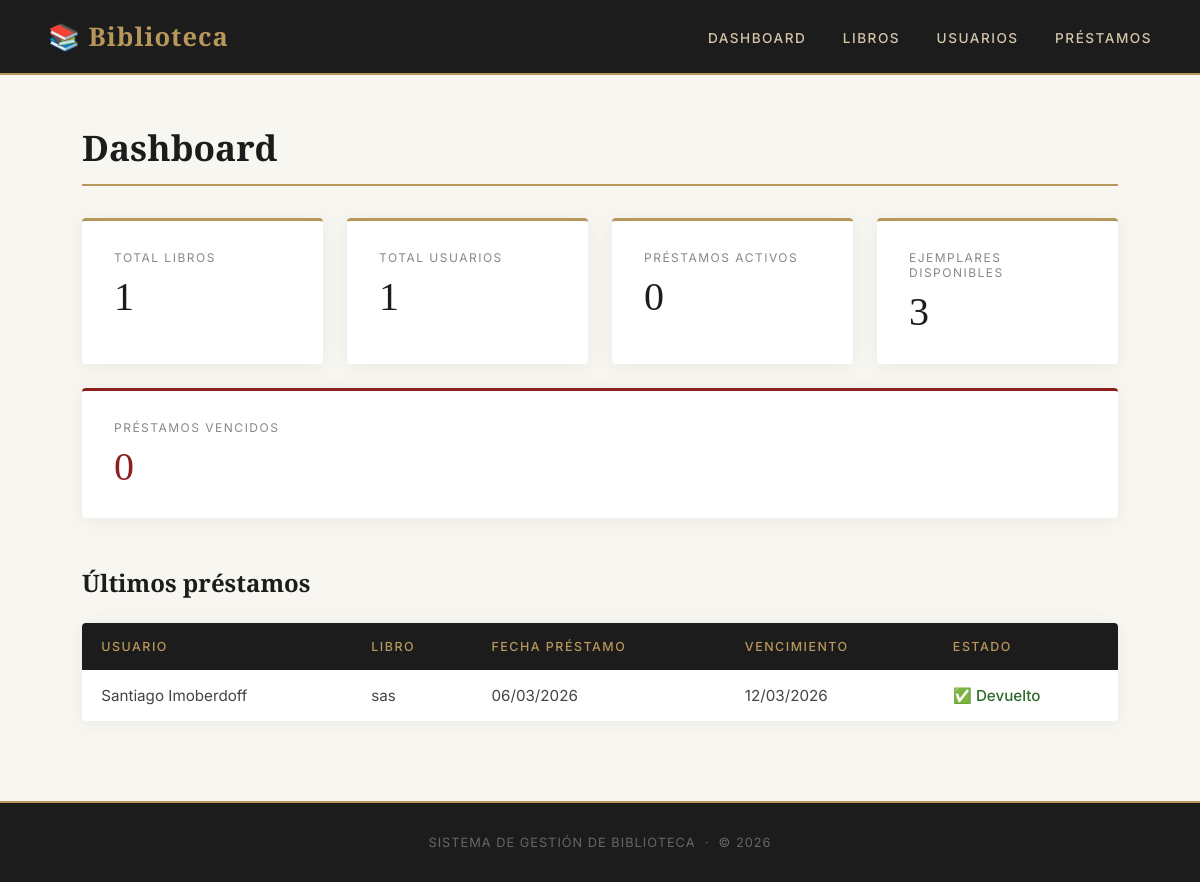
Page /dashboard on the earlier database version.
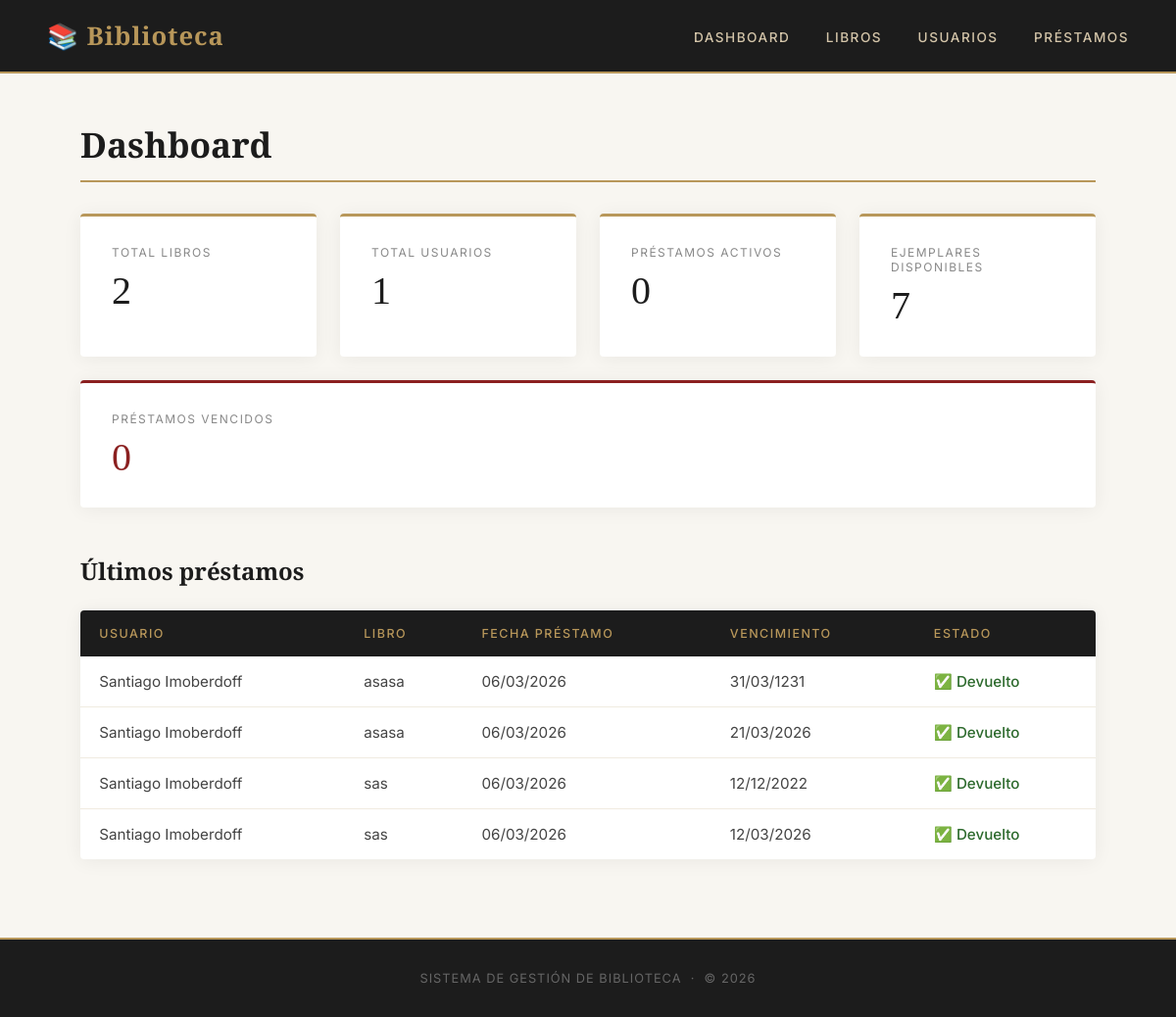
Same page on the later database version.
### app/models/prestamo.py (models this page shows)
class Prestamo(db.Model):
    __tablename__ = 'prestamos'
    id = db.Column(db.Integer, primary_key=True)
    id_libro = db.Column(db.Integer, db.ForeignKey('libros.id'), nullable=False)
    fecha_prestamo = db.Column(db.DateTime, nullable=False)
    fecha_vencimiento = db.Column(db.DateTime, nullable=False)
    fecha_devolucion = db.Column(db.DateTime, nullable=True)
    id_usuario = db.Column(db.Integer, db.ForeignKey('usuarios.id'), nullable=False)
    libro = db.relationship('Libro', backref='prestamos')
    usuario = db.relationship('Usuario', backref='prestamos')

### app/models/usuario.py (models this page shows)
class Usuario(db.Model):
    __tablename__ = 'usuarios'
    id = db.Column(db.Integer, primary_key=True)
    nombre = db.Column(db.String(200), nullable=False)
    apellido = db.Column(db.String(100), nullable=False)
    direccion = db.Column(db.String(100), nullable=False)
    telefono = db.Column(db.String(100), nullable=False)

### app/models/libro.py (models this page shows)
class Libro(db.Model):
    __tablename__ = 'libros'
    id = db.Column(db.Integer, primary_key=True)
    titulo = db.Column(db.String(200), nullable=False)
    autor = db.Column(db.String(100), nullable=False)
    editorial = db.Column(db.String(100), nullable=False)
    anio_publicacion = db.Column(db.Integer, nullable=False)
    cantidad_ejemplares = db.Column(db.Integer, nullable=False)

### app/routes/dashboard.py (the view)
@dashboard_bp.route('/dashboard')
def index():
    total_libros = Libro.query.count()
    total_usuarios = Usuario.query.count()
    total_prestamos_activos = Prestamo.query.filter_by(fecha_devolucion=None).count()
    total_ejemplares = db.session.query(db.func.sum(Libro.cantidad_ejemplares)).scalar() or 0
    prestamos_vencidos = Prestamo.query.filter(
        Prestamo.fecha_devolucion == None,
        Prestamo.fecha_vencimiento < datetime.now()
    ).count()
    ultimos_prestamos = Prestamo.query.order_by(
        Prestamo.fecha_prestamo.desc()
    ).limit(5).all()
    return render_template('dashboard.html',
        total_libros=total_libros,
        total_usuarios=total_usuarios,
        total_prestamos_activos=total_prestamos_activos,
        total_ejemplares=total_ejemplares,
        prestamos_vencidos=prestamos_vencidos,
        ultimos_prestamos=ultimos_prestamos,
        now=datetime.now()
    )

### app/templates/dashboard.html (shortened to what this page needs)
{% extends 'base.html' %}
{% block content %}
<h1>Dashboard</h1>
<div style="display: flex; gap: 1.5rem; flex-wrap: wrap; margin-bottom: 3rem;">
    <div style="background: white; border-radius: 4px; padding: 1.8rem 2rem; flex: 1; min-width: 200px; box-shadow: 0 2px 20px rgba(0,0,0,0.06); border-top: 3px solid #b8975a;">
        <p style="font-size: 0.75rem; letter-spacing: 1.5px; text-transform: uppercase; color: #888; margin-bottom: 0.5rem;">Total Libros</p>
        <p style="font-family: 'Playfair Display', serif; font-size: 2.5rem; color: #1c1c1c;">{{ total_libros }}</p>
    </div>
    <div style="background: white; border-radius: 4px; padding: 1.8rem 2rem; flex: 1; min-width: 200px; box-shadow: 0 2px 20px rgba(0,0,0,0.06); border-top: 3px solid #b8975a;">
        <p style="font-size: 0.75rem; letter-spacing: 1.5px; text-transform: uppercase; color: #888; margin-bottom: 0.5rem;">Total Usuarios</p>
        <p style="font-family: 'Playfair Display', serif; font-size: 2.5rem; color: #1c1c1c;">{{ total_usuarios }}</p>
    </div>
    <div style="background: white; border-radius: 4px; padding: 1.8rem 2rem; flex: 1; min-width: 200px; box-shadow: 0 2px 20px rgba(0,0,0,0.06); border-top: 3px solid #b8975a;">
        <p style="font-size: 0.75rem; letter-spacing: 1.5px; text-transform: uppercase; color: #888; margin-bottom: 0.5rem;">Préstamos Activos</p>
        <p style="font-family: 'Playfair Display', serif; font-size: 2.5rem; color: #1c1c1c;">{{ total_prestamos_activos }}</p>
    </div>
    <div style="background: white; border-radius: 4px; padding: 1.8rem 2rem; flex: 1; min-width: 200px; box-shadow: 0 2px 20px rgba(0,0,0,0.06); border-top: 3px solid #b8975a;">
        <p style="font-size: 0.75rem; letter-spacing: 1.5px; text-transform: uppercase; color: #888; margin-bottom: 0.5rem;">Ejemplares Disponibles</p>
        <p style="font-family: 'Playfair Display', serif; font-size: 2.5rem; color: #1c1c1c;">{{ total_ejemplares }}</p>
    </div>
    <div style="background: white; border-radius: 4px; padding: 1.8rem 2rem; flex: 1; min-width: 200px; box-shadow: 0 2px 20px rgba(0,0,0,0.06); border-top: 3px solid #8b2020;">
        <p style="font-size: 0.75rem; letter-spacing: 1.5px; text-transform: uppercase; color: #888; margin-bottom: 0.5rem;">Préstamos Vencidos</p>
        <p style="font-family: 'Playfair Display', serif; font-size: 2.5rem; color: #8b2020;">{{ prestamos_vencidos }}</p>
    </div>
</div>
<h2 style="font-family: 'Playfair Display', serif; color: #1c1c1c; margin-bottom: 1.5rem; font-size: 1.5rem;">Últimos préstamos</h2>
<table>
    <thead>
        <tr>
            <th>Usuario</th>
            <th>Libro</th>
            <th>Fecha préstamo</th>
            <th>Vencimiento</th>
            <th>Estado</th>
        </tr>
    </thead>
    <tbody>
        {% for prestamo in ultimos_prestamos %}
        <tr>
            <td>{{ prestamo.usuario.nombre }} {{ prestamo.usuario.apellido }}</td>
            <td>{{ prestamo.libro.titulo }}</td>
            <td>{{ prestamo.fecha_prestamo.strftime('%d/%m/%Y') }}</td>
            <td>{{ prestamo.fecha_vencimiento.strftime('%d/%m/%Y') }}</td>
            <td>
                {% if prestamo.fecha_devolucion %}
                    <span style="color: #2d6a2d; font-weight: 500;">✅ Devuelto</span>
                {% elif prestamo.fecha_vencimiento < now %}
                    <span style="color: #8b2020; font-weight: 500;">⚠️ Vencido</span>
                {% else %}
                    <span style="color: #b8975a; font-weight: 500;">📖 Activo</span>
                {% endif %}
            </td>
        </tr>
        {% endfor %}
    </tbody>
</table>
{% endblock %}

### app/templates/base.html (shortened to what this page needs)
<!DOCTYPE html>
<html lang="es">
<head>
</head>
<body>
    <nav>
        <a href="/" class="logo">📚 Biblioteca</a>
        <div class="nav-links">
            <a href="/dashboard">Dashboard</a>
            <a href="/libros/">Libros</a>
            <a href="/usuarios/">Usuarios</a>
            <a href="/prestamos/">Préstamos</a>
        </div>
    </nav>
    <div class="container">
        {% block content %}{% endblock %}
    </div>
    <footer>
        <p>SISTEMA DE GESTIÓN DE BIBLIOTECA &nbsp;·&nbsp; © 2026</p>
    </footer>
</body>
</html>

### app/templates/base.html (style rules this page uses)
* { margin: 0; padding: 0; box-sizing: border-box; }
body { font-family: 'Inter', sans-serif; background: #f8f6f1; min-height: 100vh; color: #2c2c2c; }
nav { background: #1c1c1c; padding: 1.2rem 3rem; display: flex; justify-content: space-between; align-items: center; border-bottom: 2px solid #b8975a; }
nav .logo { color: #b8975a; font-family: 'Playfair Display', serif; font-size: 1.6rem; font-weight: 600; text-decoration: none; letter-spacing: 1px; }
nav .nav-links a { color: #d4c5a9; text-decoration: none; margin-left: 2rem; font-size: 0.85rem; font-weight: 500; letter-spacing: 1.5px; text-transform: uppercase; transition: color 0.3s; }
.container { max-width: 1100px; margin: 3rem auto; padding: 0 2rem; }
h1 { font-family: 'Playfair Display', serif; color: #1c1c1c; margin-bottom: 2rem; font-size: 2.2rem; font-weight: 600; border-bottom: 2px solid #b8975a; padding-bottom: 0.8rem; }
table { width: 100%; border-collapse: collapse; background: white; border-radius: 4px; overflow: hidden; box-shadow: 0 2px 20px rgba(0,0,0,0.06); }
th { background: #1c1c1c; color: #b8975a; padding: 1rem 1.2rem; text-align: left; font-size: 0.78rem; letter-spacing: 1.5px; text-transform: uppercase; font-weight: 500; }
td { padding: 1rem 1.2rem; border-bottom: 1px solid #f0ebe0; color: #444; font-size: 0.95rem; }
tr:last-child td { border-bottom: none; }
footer { background: #1c1c1c; color: #666; text-align: center; padding: 2rem; font-size: 0.8rem; letter-spacing: 1px; margin-top: 5rem; border-top: 2px solid #b8975a; }

Differences in the rows shown:
added Prestamo: usuario.nombre "Santiago", usuario.apellido "Imoberdoff", libro.titulo "asasa", fecha_prestamo "06/03/2026", fecha_vencimiento "31/03/1231", shows "✅ Devuelto"
added Prestamo: usuario.nombre "Santiago", usuario.apellido "Imoberdoff", libro.titulo "asasa", fecha_prestamo "06/03/2026", fecha_vencimiento "21/03/2026", shows "✅ Devuelto"
added Prestamo: usuario.nombre "Santiago", usuario.apellido "Imoberdoff", libro.titulo "sas", fecha_prestamo "06/03/2026", fecha_vencimiento "12/12/2022", shows "✅ Devuelto"
Other differences:
{{ total_libros }}: "1" → "2"
{{ total_ejemplares }}: "3" → "7"
